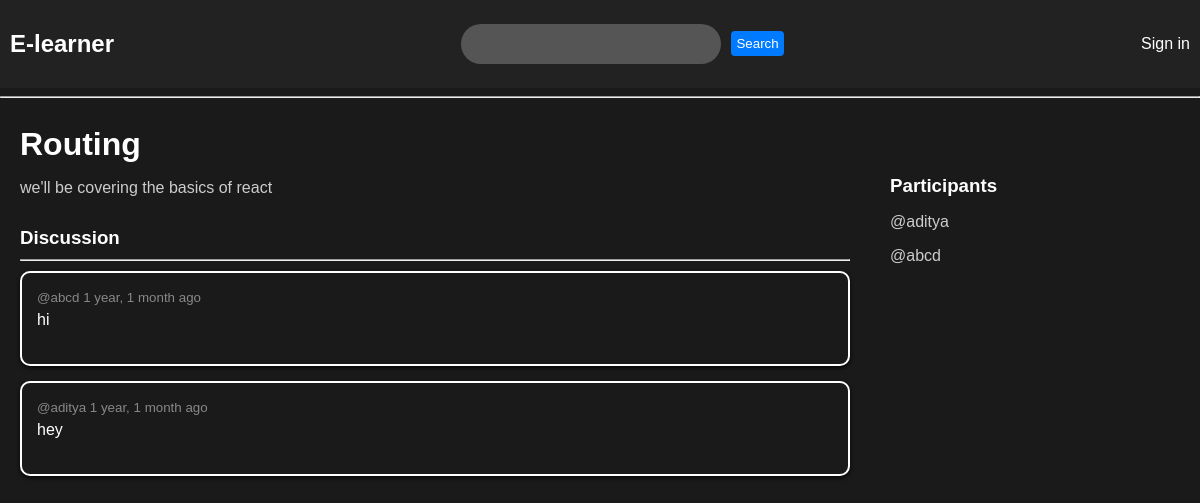
Before: /room/17/ with the older database file.
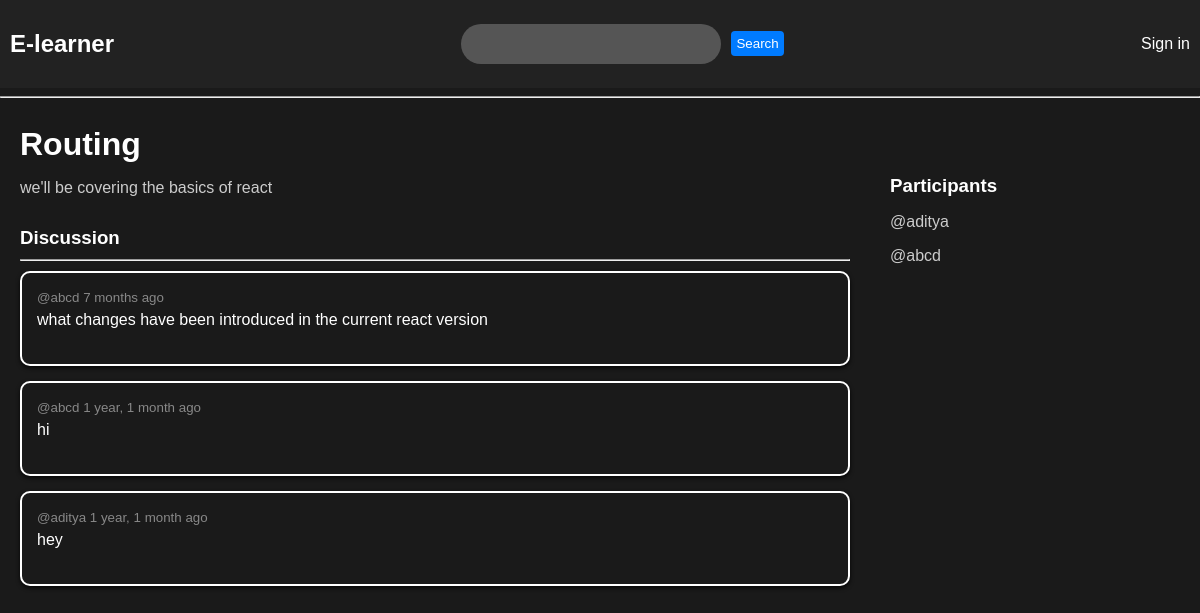
After: the same page with the newer database file.
### base/models.py (models this page shows, shortened)
class Message(models.Model):
      user=models.ForeignKey(User,on_delete=models.CASCADE)
      room=models.ForeignKey(Room, on_delete=models.CASCADE)
      body=models.TextField()
      updated = models.DateTimeField(auto_now=True)
      created= models.DateTimeField(auto_now_add=True)
      class Meta:
        ordering=['-updated','-created']

### base/views.py (the view, shortened to what this page needs)
# urls.py: path('room/<str:id_>/',views.room,name="room"),
def room(request,id_):
    room=Room.objects.get(id=id_)
    room_messages=room.message_set.all().order_by('-created')
    participants=room.participants.all()
    context={'room':room,'room_messages':room_messages,'participants':participants}
    return render(request, 'base/Room.html',context)

### base/templates/base/Room.html (shortened to what this page needs)
{% extends 'mainTemp.html' %}
{% block content %}
<div class="room-container">
    <div class="room-details">
        <h1>{{ room.name }}</h1>
        <p>{{ room.description }}</p>
        <div class="discussion-container">
            <h3>Discussion</h3>
            <hr>
            <div class="comment">
                {% for message in room_messages %}
                <div>
                    <small>@{{ message.user }} {{ message.created|timesince }} ago</small>
                    <p>{{ message.body }}</p>
                </div>
                {% endfor %}
            </div>
        </div>
    </div>
    <div class="participants-container">
        <h3>Participants</h3>
        {% for user in participants %}
        <div>
            <p>@{{ user.username }}</p>
        </div>
        {% endfor %}
    </div>
</div>
{% endblock %}

Changed rows visible on the page:
added Message: user "abcd", created "7 months", body "what changes have been introduced in the current react version"
